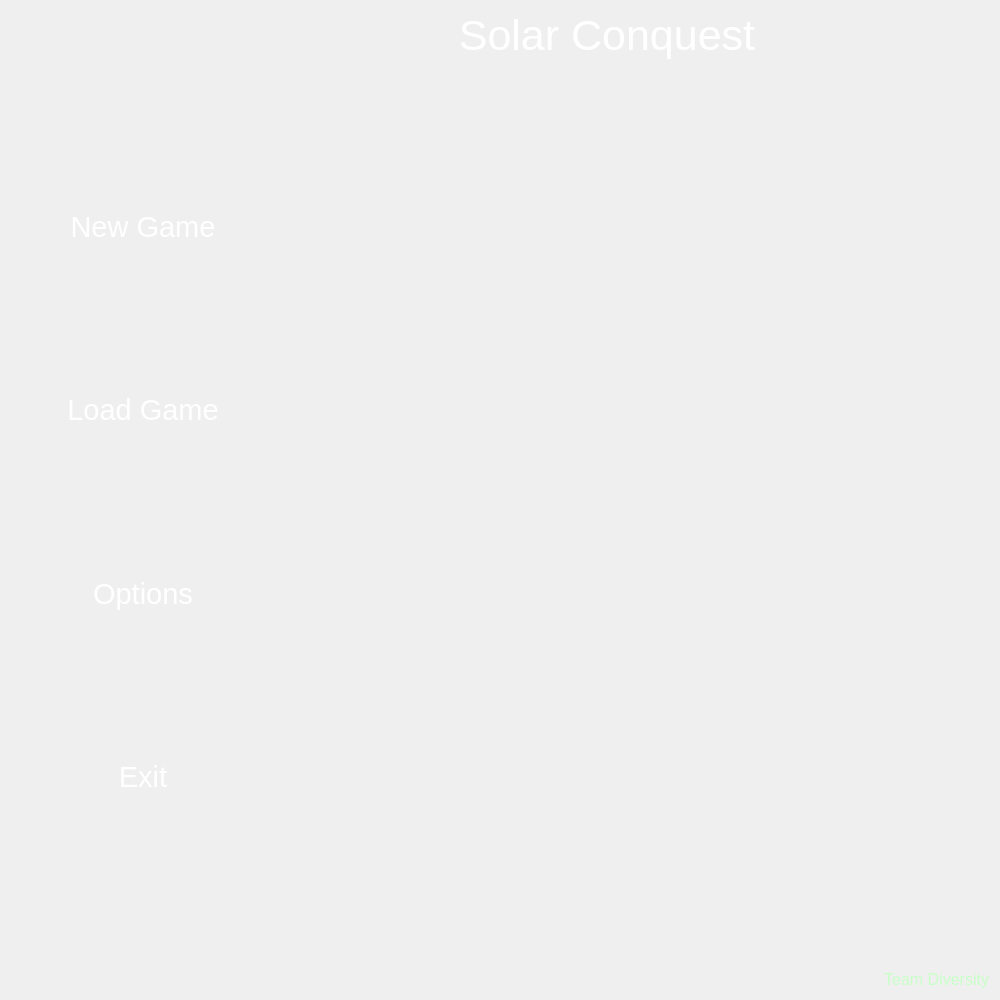
<?xml version="1.0" encoding="UTF-8"?>
<ui version="4.0">
 <class>MainWindow</class>
 <widget class="QMainWindow" name="MainWindow">
  <property name="geometry">
   <rect>
    <x>0</x>
    <y>0</y>
    <width>1000</width>
    <height>1000</height>
   </rect>
  </property>
  <property name="minimumSize">
   <size>
    <width>0</width>
    <height>0</height>
   </size>
  </property>
  <property name="maximumSize">
   <size>
    <width>3000</width>
    <height>3000</height>
   </size>
  </property>
  <property name="windowTitle">
   <string>MainWindow</string>
  </property>
  <widget class="QWidget" name="centralWidget">
   <layout class="QGridLayout" name="gridLayout">
    <property name="leftMargin">
     <number>0</number>
    </property>
    <property name="topMargin">
     <number>0</number>
    </property>
    <property name="rightMargin">
     <number>0</number>
    </property>
    <property name="bottomMargin">
     <number>0</number>
    </property>
    <property name="spacing">
     <number>0</number>
    </property>
    <item row="0" column="0">
     <widget class="QStackedWidget" name="ViewChooser">
      <widget class="QWidget" name="MainMenu">
       <property name="styleSheet">
        <string notr="true">#MainMenu{
	background-image: url(:./assets/bg_mainmenu.png);
}

QPushButton{
	color: white;
	border: none;
	background: rgba(0,0,0,0);
}

QPushButton:hover{
	color: gray;
}</string>
       </property>
       <layout class="QGridLayout" name="gridLayout_2">
        <item row="10" column="2">
         <spacer name="horizontalSpacer">
          <property name="orientation">
           <enum>Qt::Horizontal</enum>
          </property>
          <property name="sizeHint" stdset="0">
           <size>
            <width>40</width>
            <height>20</height>
           </size>
          </property>
         </spacer>
        </item>
        <item row="6" column="1">
         <widget class="QPushButton" name="pushButton_3">
          <property name="font">
           <font>
            <pointsize>22</pointsize>
           </font>
          </property>
          <property name="text">
           <string>Options</string>
          </property>
         </widget>
        </item>
        <item row="4" column="1">
         <widget class="QPushButton" name="pushButton_2">
          <property name="font">
           <font>
            <pointsize>22</pointsize>
           </font>
          </property>
          <property name="text">
           <string>Load Game</string>
          </property>
         </widget>
        </item>
        <item row="8" column="1">
         <widget class="QPushButton" name="pushButton_4">
          <property name="font">
           <font>
            <pointsize>22</pointsize>
           </font>
          </property>
          <property name="text">
           <string>Exit</string>
          </property>
         </widget>
        </item>
        <item row="2" column="1">
         <widget class="QPushButton" name="pushButton">
          <property name="font">
           <font>
            <pointsize>22</pointsize>
           </font>
          </property>
          <property name="text">
           <string>New Game</string>
          </property>
         </widget>
        </item>
        <item row="11" column="2">
         <widget class="QLabel" name="label_6">
          <property name="font">
           <font>
            <pointsize>12</pointsize>
           </font>
          </property>
          <property name="styleSheet">
           <string notr="true">color: rgb(200,255,200);</string>
          </property>
          <property name="text">
           <string>Team Diversity</string>
          </property>
          <property name="alignment">
           <set>Qt::AlignBottom|Qt::AlignRight|Qt::AlignTrailing</set>
          </property>
         </widget>
        </item>
        <item row="3" column="1">
         <spacer name="verticalSpacer">
          <property name="orientation">
           <enum>Qt::Vertical</enum>
          </property>
          <property name="sizeHint" stdset="0">
           <size>
            <width>20</width>
            <height>40</height>
           </size>
          </property>
         </spacer>
        </item>
        <item row="7" column="1">
         <spacer name="verticalSpacer_4">
          <property name="orientation">
           <enum>Qt::Vertical</enum>
          </property>
          <property name="sizeHint" stdset="0">
           <size>
            <width>20</width>
            <height>40</height>
           </size>
          </property>
         </spacer>
        </item>
        <item row="5" column="1">
         <spacer name="verticalSpacer_3">
          <property name="orientation">
           <enum>Qt::Vertical</enum>
          </property>
          <property name="sizeHint" stdset="0">
           <size>
            <width>20</width>
            <height>40</height>
           </size>
          </property>
         </spacer>
        </item>
        <item row="1" column="1">
         <spacer name="verticalSpacer_2">
          <property name="orientation">
           <enum>Qt::Vertical</enum>
          </property>
          <property name="sizeHint" stdset="0">
           <size>
            <width>20</width>
            <height>40</height>
           </size>
          </property>
         </spacer>
        </item>
        <item row="10" column="0">
         <widget class="QWidget" name="widget" native="true">
          <property name="minimumSize">
           <size>
            <width>50</width>
            <height>0</height>
           </size>
          </property>
         </widget>
        </item>
        <item row="0" column="1">
         <widget class="QWidget" name="widget_2" native="true"/>
        </item>
        <item row="0" column="2">
         <widget class="QLabel" name="label_5">
          <property name="font">
           <font>
            <pointsize>32</pointsize>
           </font>
          </property>
          <property name="styleSheet">
           <string notr="true">color: white;</string>
          </property>
          <property name="text">
           <string>Solar Conquest</string>
          </property>
          <property name="alignment">
           <set>Qt::AlignCenter</set>
          </property>
          <property name="margin">
           <number>0</number>
          </property>
         </widget>
        </item>
        <item row="9" column="1">
         <spacer name="verticalSpacer_5">
          <property name="orientation">
           <enum>Qt::Vertical</enum>
          </property>
          <property name="sizeHint" stdset="0">
           <size>
            <width>20</width>
            <height>40</height>
           </size>
          </property>
         </spacer>
        </item>
       </layout>
      </widget>
      <widget class="QWidget" name="Gameview">
       <layout class="QVBoxLayout" name="verticalLayout">
        <property name="spacing">
         <number>0</number>
        </property>
        <property name="leftMargin">
         <number>0</number>
        </property>
        <property name="topMargin">
         <number>0</number>
        </property>
        <property name="rightMargin">
         <number>0</number>
        </property>
        <property name="bottomMargin">
         <number>0</number>
        </property>
        <item>
         <widget class="QWidget" name="CharacterDisplay" native="true">
          <property name="minimumSize">
           <size>
            <width>0</width>
            <height>100</height>
           </size>
          </property>
          <property name="styleSheet">
           <string notr="true">#CharacterDisplay{
	background-color: black;
}</string>
          </property>
         </widget>
        </item>
        <item>
         <widget class="QGraphicsView" name="GraphicsView">
          <property name="verticalScrollBarPolicy">
           <enum>Qt::ScrollBarAlwaysOff</enum>
          </property>
          <property name="horizontalScrollBarPolicy">
           <enum>Qt::ScrollBarAlwaysOff</enum>
          </property>
          <property name="sizeAdjustPolicy">
           <enum>QAbstractScrollArea::AdjustIgnored</enum>
          </property>
          <property name="sceneRect">
           <rectf>
            <x>0.000000000000000</x>
            <y>0.000000000000000</y>
            <width>0.000000000000000</width>
            <height>0.000000000000000</height>
           </rectf>
          </property>
         </widget>
        </item>
       </layout>
      </widget>
     </widget>
    </item>
   </layout>
  </widget>
 </widget>
 <layoutdefault spacing="6" margin="11"/>
 <resources/>
 <connections/>
</ui>
